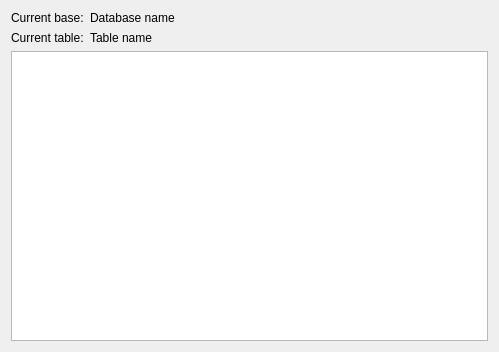
<?xml version="1.0" encoding="UTF-8"?>
<ui version="4.0">
 <class>ViewForm</class>
 <widget class="QWidget" name="ViewForm">
  <property name="geometry">
   <rect>
    <x>0</x>
    <y>0</y>
    <width>499</width>
    <height>352</height>
   </rect>
  </property>
  <property name="windowTitle">
   <string>ViewForm</string>
  </property>
  <layout class="QGridLayout" name="gridLayout_2">
   <item row="0" column="0">
    <layout class="QGridLayout" name="gridLayout">
     <item row="1" column="1">
      <widget class="QLabel" name="labelTableName">
       <property name="text">
        <string>Table name</string>
       </property>
      </widget>
     </item>
     <item row="0" column="0">
      <widget class="QLabel" name="label_3">
       <property name="text">
        <string>Current base:</string>
       </property>
      </widget>
     </item>
     <item row="0" column="1">
      <widget class="QLabel" name="labelBaseName">
       <property name="text">
        <string>Database name</string>
       </property>
      </widget>
     </item>
     <item row="1" column="0">
      <widget class="QLabel" name="label">
       <property name="text">
        <string>Current table:</string>
       </property>
      </widget>
     </item>
     <item row="0" column="2" rowspan="2">
      <spacer name="horizontalSpacer">
       <property name="orientation">
        <enum>Qt::Horizontal</enum>
       </property>
       <property name="sizeHint" stdset="0">
        <size>
         <width>40</width>
         <height>20</height>
        </size>
       </property>
      </spacer>
     </item>
    </layout>
   </item>
   <item row="1" column="0">
    <widget class="QTableView" name="tableView"/>
   </item>
  </layout>
 </widget>
 <resources/>
 <connections/>
</ui>
